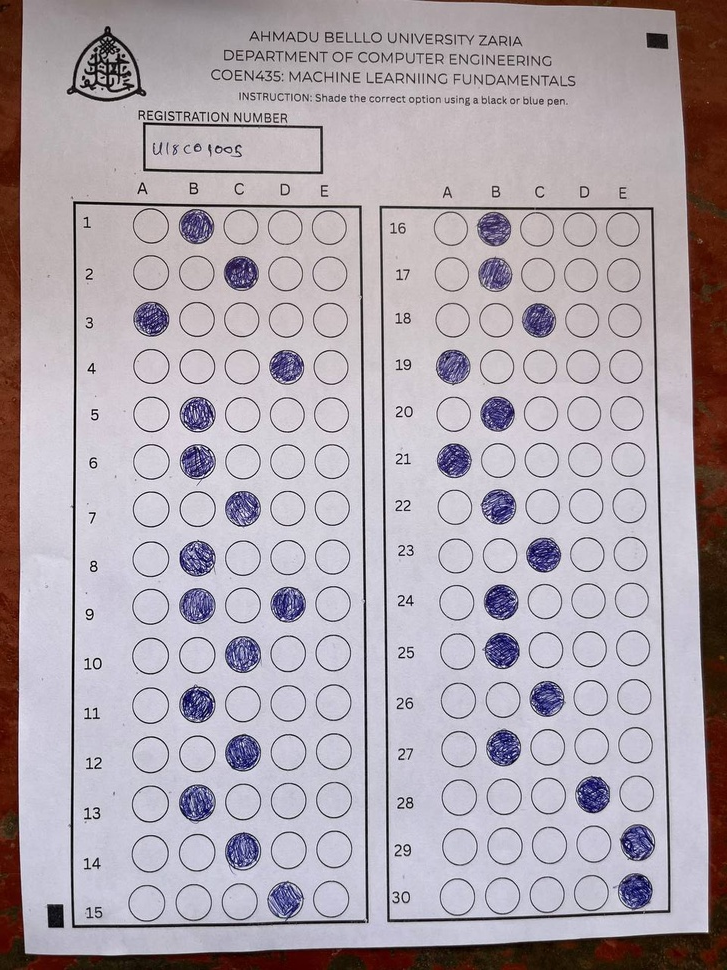
#> input picture DATASETS/sheet30.jpg, 727 x 970 px, shrunk from 960 x 1280 before the run, found by its file name
$ python MGP.py
#> lines starting #> are read from the running program, lines starting #| are printed output that depends on the picture; after the words box and inside, x2 and y2 are one past the last pixel; in counts of white or black regions, pixels touching at a corner belong together
#> in main, image is the input picture: shape (970, 727, 3); mean B, G, R 173.1, 165.2, 174.1
import cv2
import json
import numpy as np
from ultralytics import YOLO
import os

# ---------------------
# CONFIGURATION
# ---------------------
MODEL_PATH = "yolov8_bubbles_best.pt"
SAMPLE_IMAGE = "DATASETS/sheet30.jpg"
OUTPUT_JSON = "final_results.json"
DEBUG_IMAGE = "debug_mapping.jpg"

CLASS_MAP = {0: 'A', 1: 'B', 2: 'C', 3: 'D', 4: 'E', 5: 'INVALID'}

# Fallback template positions (ratios of image width/height)
TEMPLATE_LEFT = (0.1, 0.25, 0.45, 0.9)    # x1,y1,x2,y2
TEMPLATE_RIGHT = (0.55, 0.25, 0.9, 0.9)

def predict_bubbles(image_path):
    model = YOLO(MODEL_PATH)
    results = model.predict(image_path, conf=CONFIDENCE_THRESHOLD)
    boxes = results[0].boxes.xyxy.cpu().numpy()
    confs = results[0].boxes.conf.cpu().numpy()
    classes = results[0].boxes.cls.cpu().numpy()
    return boxes, confs, classes

def detect_answer_areas(image):
    print("[INFO] Detecting answer rectangles...")
    gray = cv2.cvtColor(image, cv2.COLOR_BGR2GRAY)
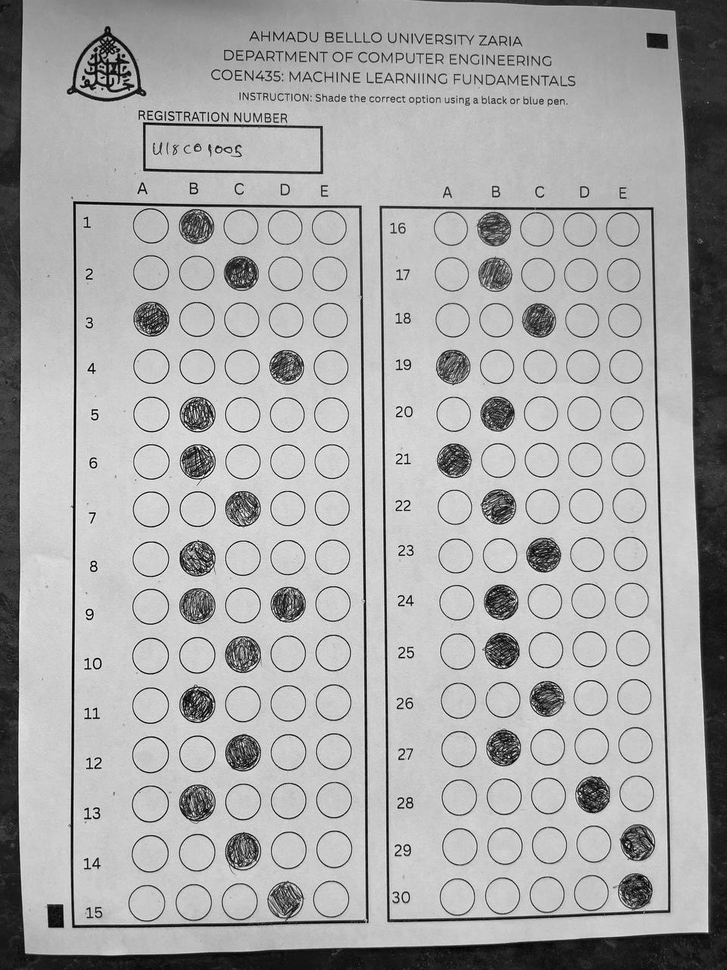
#> gray: shape (970, 727); min 0, max 254, mean 168.7
    blur = cv2.GaussianBlur(gray, (5, 5), 0)
    edges = cv2.Canny(blur, 50, 150)
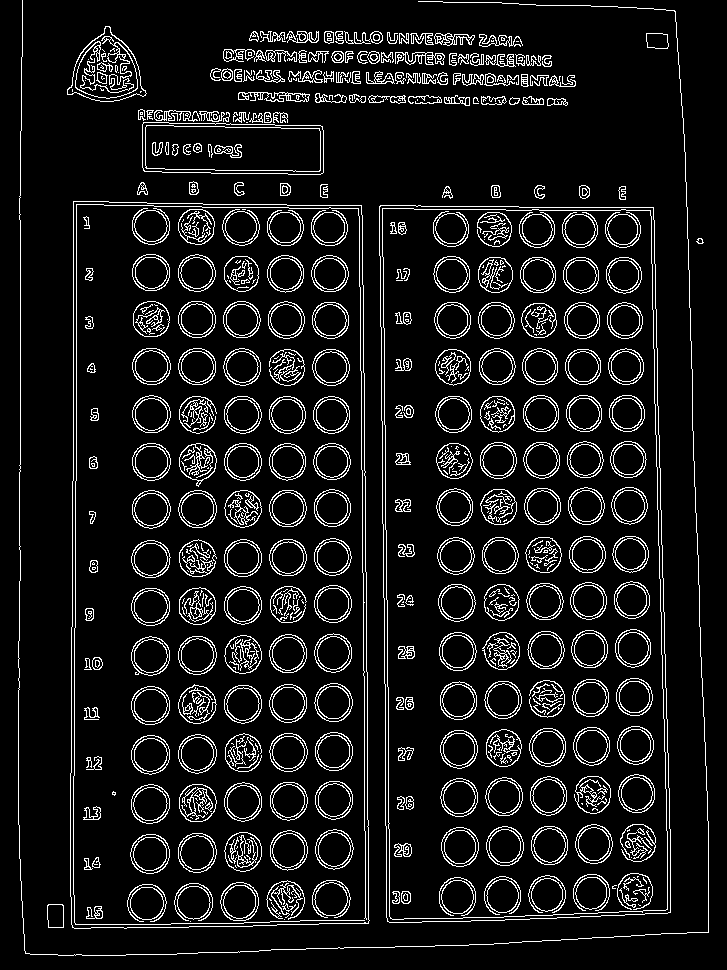
#> edges: shape (970, 727); 9.1% white in thin lines or dots

    contours, _ = cv2.findContours(edges, cv2.RETR_EXTERNAL, cv2.CHAIN_APPROX_SIMPLE)
#> contours = 113 contours, 48 with area under 20; largest, box (x1, y1, x2, y2) and area: (70, 201, 370, 929) 211922, (379, 205, 671, 923) 198716, (142, 122, 324, 175) 8864, (67, 26, 147, 102) 3646, (47, 904, 64, 928) 360
    print(f"[DEBUG] Found {len(contours)} contours.")
#| [DEBUG] Found 113 contours.

    rects = []
    for cnt in contours:
        x, y, w, h = cv2.boundingRect(cnt)
        if w > image.shape[1] * 0.2 and h > image.shape[0] * 0.4:
            rects.append((x, y, w, h))
#> this loop made 113 passes
#> (x, y, w, h) on passes 1 to 12: (47, 904, 17, 24), (696, 238, 8, 6), (379, 205, 292, 718), (70, 201, 300, 728), (618, 186, 8, 14), (442, 186, 11, 13), (579, 185, 11, 14), (534, 185, 11, 14), (491, 185, 10, 13), (320, 184, 8, 14), (280, 183, 11, 13), (234, 182, 11, 14)
#> (cnt, x, y, w, h) on passes 15, 17, 26, 31, 45: ([[246, 122], [247, 122]], 246, 122, 2, 1), ([[275, 115], [277, 115]], 275, 115, 3, 1), ([[140, 112], [140, 114], [142, 114], [142, 112]], 140, 112, 3, 3), ([[417, 99], [417, 100]], 417, 99, 1, 2), ([[559, 76], [559, 80], [559, 77], [560, 76]], 559, 76, 2, 5)
#> after the loop, rects = [(379, 205, 292, 718), (70, 201, 300, 728), (18, 0, 691, 956)]

    print(f"[DEBUG] Filtered {len(rects)} possible answer areas.")
#| [DEBUG] Filtered 3 possible answer areas.

    if len(rects) >= 2:
        rects = sorted(rects, key=lambda r: r[0])
#> rects = [(18, 0, 691, 956), (70, 201, 300, 728), (379, 205, 292, 718)]
        return rects[:2]
    else:
        print("[WARN] Could not find both rectangles. Using fallback template.")
        h, w = image.shape[:2]
        left = (int(TEMPLATE_LEFT[0]*w), int(TEMPLATE_LEFT[1]*h),
                int((TEMPLATE_LEFT[2]-TEMPLATE_LEFT[0])*w), int((TEMPLATE_LEFT[3]-TEMPLATE_LEFT[1])*h))
        right = (int(TEMPLATE_RIGHT[0]*w), int(TEMPLATE_RIGHT[1]*h),
                 int((TEMPLATE_RIGHT[2]-TEMPLATE_RIGHT[0])*w), int((TEMPLATE_RIGHT[3]-TEMPLATE_RIGHT[1])*h))
        return [left, right]

# [45 lines left out: functions map_detections_to_questions, create_debug_image, not called in this run]

def main():
    if not os.path.exists(SAMPLE_IMAGE):
        print(f"[ERROR] Image {SAMPLE_IMAGE} not found!")
        return

    image = cv2.imread(SAMPLE_IMAGE)

    rects = detect_answer_areas(image)
#> rects = [(18, 0, 691, 956), (70, 201, 300, 728)]

    boxes, confs, classes = predict_bubbles(SAMPLE_IMAGE)
    print(f"[INFO] YOLO detected {len(boxes)} bubbles.")

    question_map = map_detections_to_questions(boxes, confs, classes, rects)

    with open(OUTPUT_JSON, "w") as f:
        json.dump(question_map, f, indent=2)
    print(f"[INFO] Results saved to {OUTPUT_JSON}")

    print("\n=== Detected Answers ===")
    for q, data in question_map.items():
        print(f"Q{q}: {data['marked']} (conf: {data['confidence']:.2f})")

    create_debug_image(image, rects, boxes, classes, question_map)

if __name__ == "__main__":
    main()
#> (the call stopped at in predict_bubbles, `model = YOLO(MODEL_PATH)`: ultralytics is not available in this run)

$ run again, with DATASETS/Sheet32.jpg copied over DATASETS/sheet30.jpg
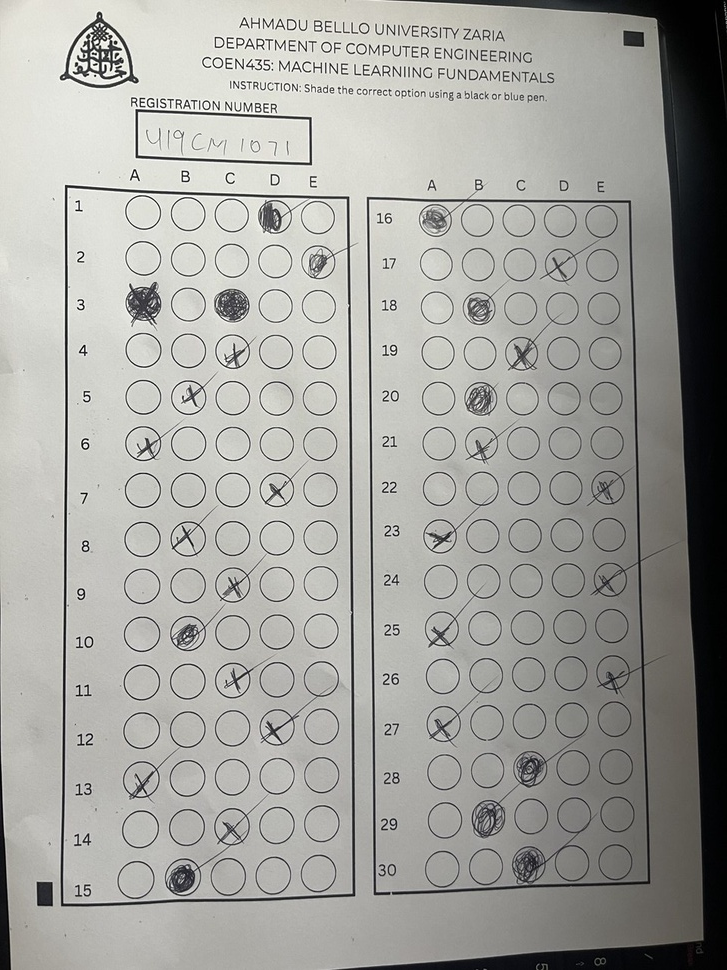
#> input picture DATASETS/Sheet32.jpg, 727 x 970 px, shrunk from 960 x 1280 before the run, found by its file name
#> in main, image is the input picture: shape (970, 727, 3); mean B, G, R 158, 162.5, 162.5
#> in detect_answer_areas, `edges = cv2.Canny(blur, 50, 150)`:
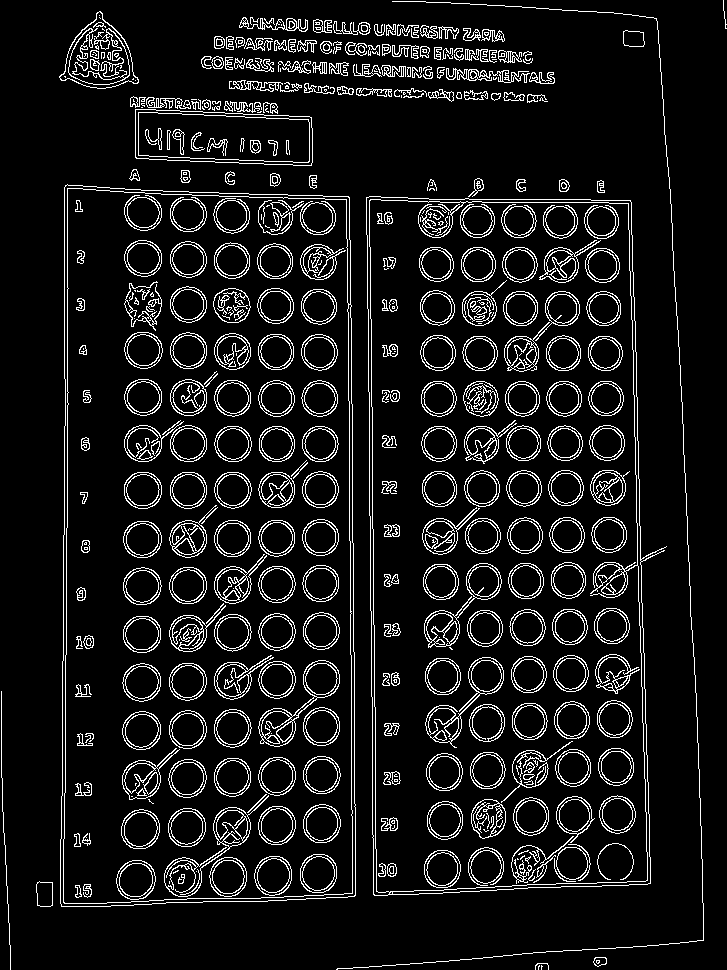
#> edges: shape (970, 727); 8.9% white in thin lines or dots
#> contours = 120 contours, 55 with area under 20; largest, box (x1, y1, x2, y2) and area: (60, 184, 356, 907) 205596, (366, 196, 667, 896) 186848, (135, 109, 313, 166) 8700, (59, 11, 139, 89) 3598, (36, 881, 53, 907) 366
#| [DEBUG] Found 120 contours.
#> the loop in detect_answer_areas, `for cnt in contours:` made 120 passes
#> (x, y, w, h) on passes 2 to 9: (538, 965, 2, 5), (535, 963, 14, 7), (593, 957, 14, 10), (36, 881, 17, 26), (1, 691, 10, 279), (366, 196, 301, 700), (429, 188, 6, 3), (60, 184, 296, 723)
#> after the loop in detect_answer_areas, `for cnt in contours:`: rects = [(366, 196, 301, 700), (60, 184, 296, 723), (336, 1, 368, 969)]
#| [DEBUG] Filtered 3 possible answer areas.
#> in detect_answer_areas, `rects = sorted(rects, key=lambda r: r[0])`: rects = [(60, 184, 296, 723), (336, 1, 368, 969), (366, 196, 301, 700)]
#> in main, `rects = detect_answer_areas(image)`: rects = [(60, 184, 296, 723), (336, 1, 368, 969)]
